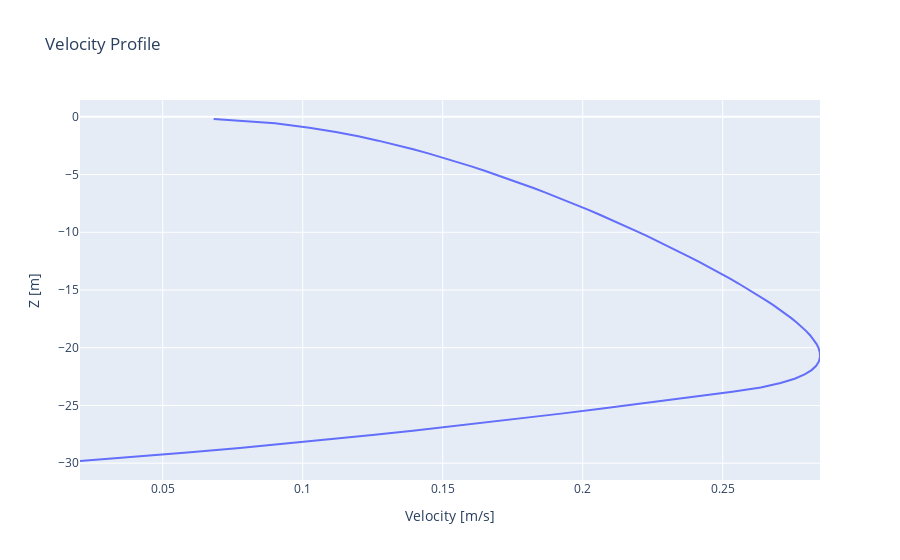

Notebook cell for this chart:
### Markdown cell above
# Visualization

### Code cell
px.line(x=col_res[0]['Q'], y=col_res[0]['Z'], title='Velocity Profile', labels={'x':'Velocity [m/s]', 'y':'Z [m]'})
